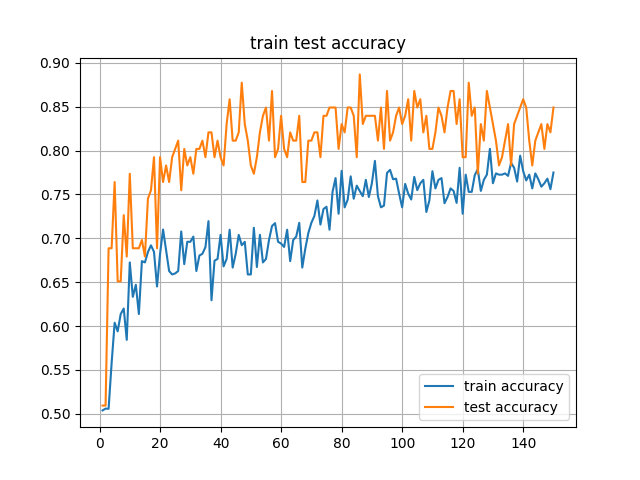
#> input picture Python Programming/Machine Learning/Turberculosis Detection/wave.png, 640 x 480 px
$ python tamura-numpy.py
#> lines starting #> are read from the running program, lines starting #| are printed output that depends on the picture; long printed decimals are rounded
import cv2
import numpy as np

def coarseness(image, kmax):
	image = np.array(image)
	w = image.shape[0]
	h = image.shape[1]
	kmax = kmax if (np.power(2,kmax) < w) else int(np.log(w) / np.log(2))
	kmax = kmax if (np.power(2,kmax) < h) else int(np.log(h) / np.log(2))
	average_gray = np.zeros([kmax,w,h])
	horizon = np.zeros([kmax,w,h])
	vertical = np.zeros([kmax,w,h])
	Sbest = np.zeros([w,h])

	for k in range(kmax):
		window = np.power(2,k)
		for wi in range(w)[window:(w-window)]:
			for hi in range(h)[window:(h-window)]:
				average_gray[k][wi][hi] = np.sum(image[wi-window:wi+window, hi-window:hi+window])
		for wi in range(w)[window:(w-window-1)]:
			for hi in range(h)[window:(h-window-1)]:
				horizon[k][wi][hi] = average_gray[k][wi+window][hi] - average_gray[k][wi-window][hi]
				vertical[k][wi][hi] = average_gray[k][wi][hi+window] - average_gray[k][wi][hi-window]
		horizon[k] = horizon[k] * (1.0 / np.power(2, 2*(k+1)))
		vertical[k] = horizon[k] * (1.0 / np.power(2, 2*(k+1)))

	for wi in range(w):
		for hi in range(h):
			h_max = np.max(horizon[:,wi,hi])
			h_max_index = np.argmax(horizon[:,wi,hi])
			v_max = np.max(vertical[:,wi,hi])
			v_max_index = np.argmax(vertical[:,wi,hi])
			index = h_max_index if (h_max > v_max) else v_max_index
			Sbest[wi][hi] = np.power(2,index)

	fcrs = np.mean(Sbest)
	return fcrs


def contrast(image):
	image = np.array(image)
	image = np.reshape(image, (1, image.shape[0]*image.shape[1]))
	m4 = np.mean(np.power(image - np.mean(image),4))
	v = np.var(image)
	std = np.power(v, 0.5)
	alfa4 = m4 / np.power(v,2)
	fcon = std / np.power(alfa4, 0.25)
	return fcon

def directionality(image):
	image = np.array(image, dtype = 'int64')
	h = image.shape[0]
	w = image.shape[1]
	convH = np.array([[-1,0,1],[-1,0,1],[-1,0,1]])
	convV = np.array([[1,1,1],[0,0,0],[-1,-1,-1]])
	deltaH = np.zeros([h,w])
	deltaV = np.zeros([h,w])
	theta = np.zeros([h,w])

	# calc for deltaH
	for hi in range(h)[1:h-1]:
		for wi in range(w)[1:w-1]:
			deltaH[hi][wi] = np.sum(np.multiply(image[hi-1:hi+2, wi-1:wi+2], convH))
	for wi in range(w)[1:w-1]:
		deltaH[0][wi] = image[0][wi+1] - image[0][wi]
		deltaH[h-1][wi] = image[h-1][wi+1] - image[h-1][wi]
	for hi in range(h):
		deltaH[hi][0] = image[hi][1] - image[hi][0]
		deltaH[hi][w-1] = image[hi][w-1] - image[hi][w-2]

	# calc for deltaV
	for hi in range(h)[1:h-1]:
		for wi in range(w)[1:w-1]:
			deltaV[hi][wi] = np.sum(np.multiply(image[hi-1:hi+2, wi-1:wi+2], convV))
	for wi in range(w):
		deltaV[0][wi] = image[1][wi] - image[0][wi]
		deltaV[h-1][wi] = image[h-1][wi] - image[h-2][wi]
	for hi in range(h)[1:h-1]:
		deltaV[hi][0] = image[hi+1][0] - image[hi][0]
		deltaV[hi][w-1] = image[hi+1][w-1] - image[hi][w-1]

	deltaG = (np.absolute(deltaH) + np.absolute(deltaV)) / 2.0
	deltaG_vec = np.reshape(deltaG, (deltaG.shape[0] * deltaG.shape[1]))

	# calc the theta
	for hi in range(h):
		for wi in range(w):
			if (deltaH[hi][wi] == 0 and deltaV[hi][wi] == 0):
				theta[hi][wi] = 0;
			elif(deltaH[hi][wi] == 0):
				theta[hi][wi] = np.pi
			else:
				theta[hi][wi] = np.arctan(deltaV[hi][wi] / deltaH[hi][wi]) + np.pi / 2.0
	theta_vec = np.reshape(theta, (theta.shape[0] * theta.shape[1]))

	n = 16
	t = 12
	cnt = 0
	hd = np.zeros(n)
	dlen = deltaG_vec.shape[0]
	for ni in range(n):
		for k in range(dlen):
			if((deltaG_vec[k] >= t) and (theta_vec[k] >= (2*ni-1) * np.pi / (2 * n)) and (theta_vec[k] < (2*ni+1) * np.pi / (2 * n))):
				hd[ni] += 1
	hd = hd / np.mean(hd)
	hd_max_index = np.argmax(hd)
	fdir = 0
	for ni in range(n):
		fdir += np.power((ni - hd_max_index), 2) * hd[ni]
	return fdir

def linelikeness(image, sita, dist):
	pass

def regularity(image, filter):
	pass

def roughness(fcrs, fcon):
	return fcrs + fcon

if __name__ == '__main__':


	img = cv2.imread('wave.png',cv2.IMREAD_GRAYSCALE)
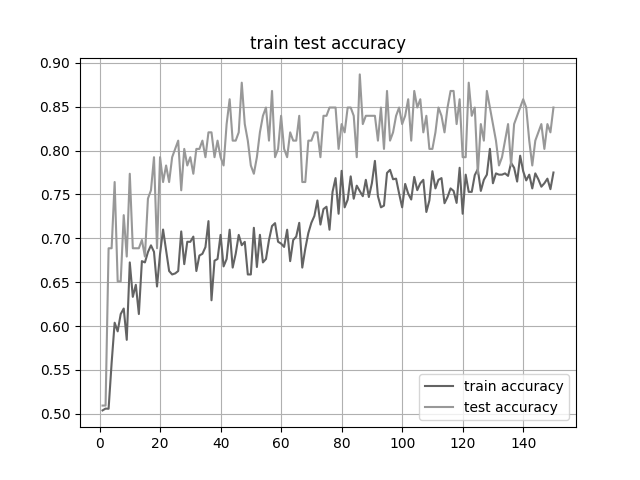
#> img: shape (480, 640); min 0, max 255, mean 244.2
	print(img.shape)
#| (480, 640)
	fcrs = coarseness(img, 5)
#> after the loop in coarseness, `for wi in range(w):`:
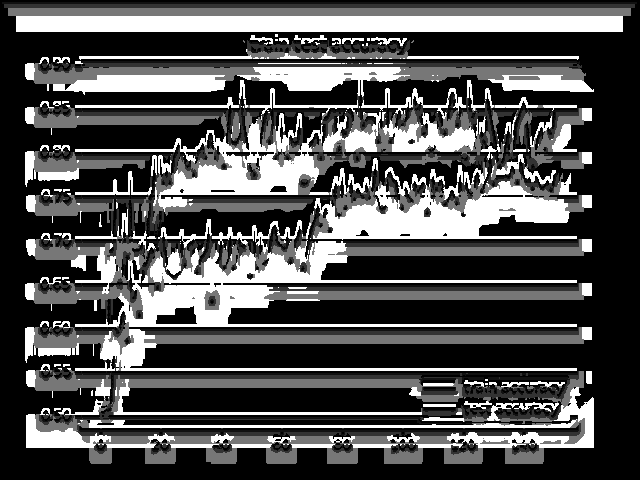
#> Sbest: shape (480, 640) float64; min 1, max 16, mean 5.78; drawn with min black and max white
#> in coarseness, `fcrs = np.mean(Sbest)`: fcrs = 5.78
#> fcrs = 5.78
	print("coarseness: %f" % fcrs);
#| coarseness: 5.776
	fcon = contrast(img)
#> in contrast, `m4 = np.mean(np.power(image - np.mean(image),4))`: m4 = 43248227.1
#> in contrast, `v = np.var(image)`: v = 1367.8
#> in contrast, `std = np.power(v, 0.5)`: std = 36.98
#> in contrast, `alfa4 = m4 / np.power(v,2)`: alfa4 = 23.12
#> in contrast, `fcon = std / np.power(alfa4, 0.25)`: fcon = 16.87
#> fcon = 16.87
	print("contrast: %f" % fcon)
#| contrast: 16.867
	fdir= directionality(img)
#> in directionality, `image = np.array(image, dtype = 'int64')`:
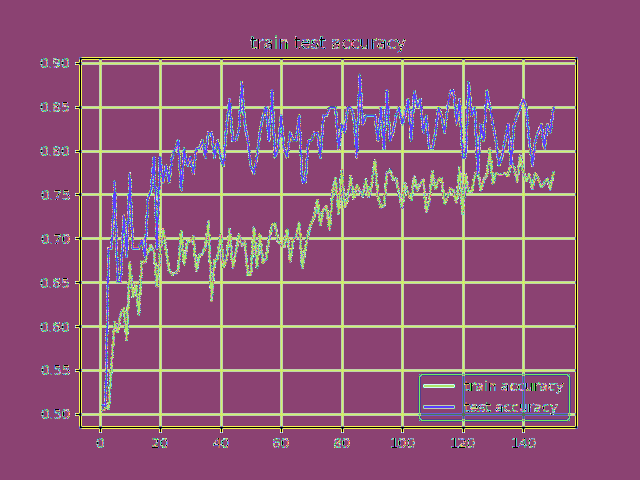
#> image: shape (480, 640) int64; 256 distinct labels, from 0 to 255; one colour per label, 0 black
#> after the loop in directionality, `for hi in range(h)[1:h-1]:`:
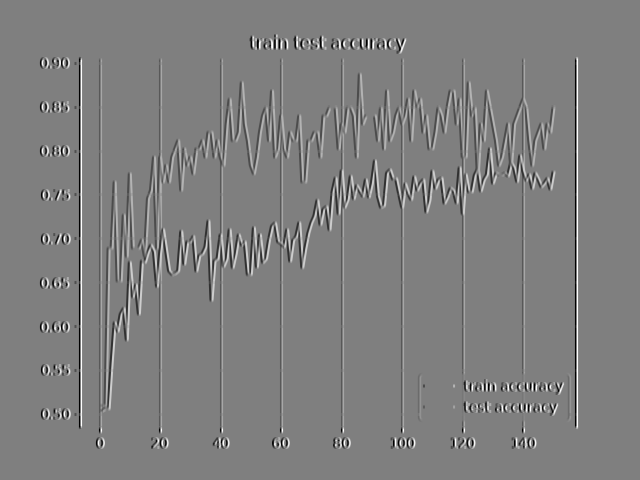
#> deltaH: shape (480, 640) float64; min -765, max 765, mean 0; drawn with min black and max white
#> after the loop in directionality, `for hi in range(h)[1:h-1]:`:
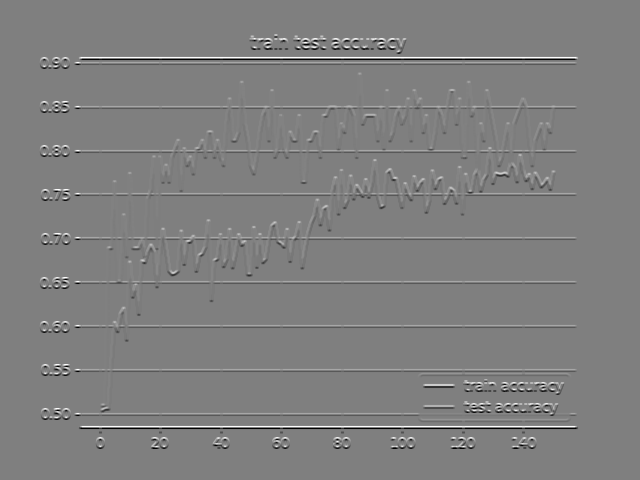
#> deltaV: shape (480, 640) float64; min -765, max 765, mean 0; drawn with min black and max white
#> in directionality, `deltaG = (np.absolute(deltaH) + np.absolute(deltaV)) / 2.0`:
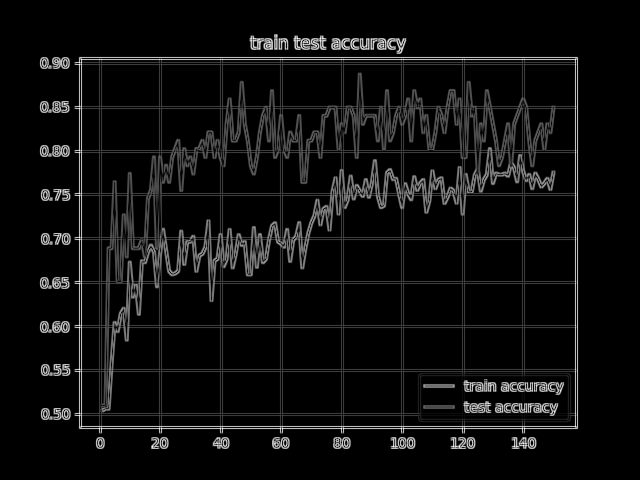
#> deltaG: shape (480, 640) float64; min 0, max 510, mean 28.5; drawn with min black and max white
#> after the loop in directionality, `for hi in range(h):`:
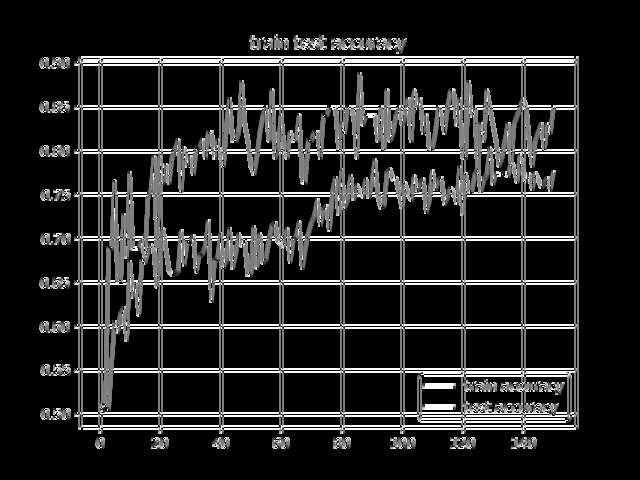
#> theta: shape (480, 640) float64; min 0, max 3.14, mean 0.45; drawn with min black and max white
#> fdir = 109.6
	print("directionality: %f" % fdir)
#| directionality: 109.615

	# [6 lines of commented-out code are left out]
